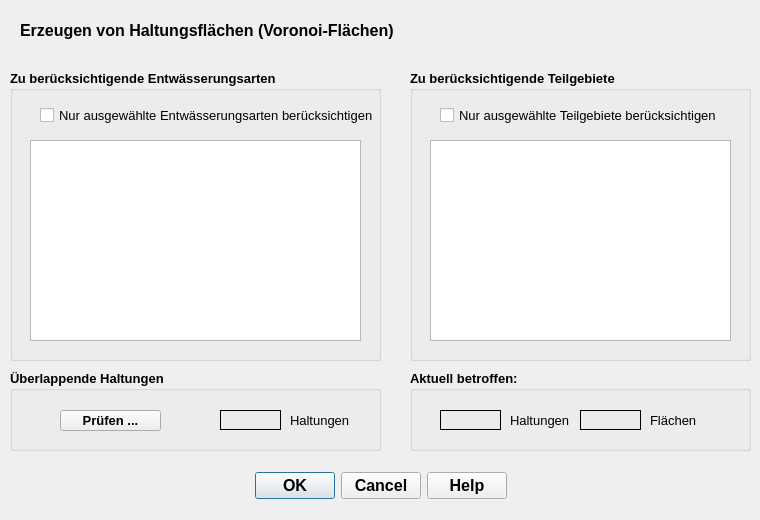
<?xml version="1.0" encoding="UTF-8"?>
<ui version="4.0">
 <class>ImportFromHEDialogBase</class>
 <widget class="QDialog" name="ImportFromHEDialogBase">
  <property name="geometry">
   <rect>
    <x>0</x>
    <y>0</y>
    <width>760</width>
    <height>520</height>
   </rect>
  </property>
  <property name="minimumSize">
   <size>
    <width>760</width>
    <height>520</height>
   </size>
  </property>
  <property name="windowTitle">
   <string>Erzeugen von Haltungsflächen</string>
  </property>
  <property name="windowIcon">
   <iconset>
    <normaloff>../../QKan.png</normaloff>../../QKan.png</iconset>
  </property>
  <widget class="QDialogButtonBox" name="button_box">
   <property name="geometry">
    <rect>
     <x>240</x>
     <y>470</y>
     <width>281</width>
     <height>32</height>
    </rect>
   </property>
   <property name="font">
    <font>
     <family>Tahoma</family>
     <pointsize>12</pointsize>
     <weight>75</weight>
     <bold>true</bold>
    </font>
   </property>
   <property name="toolTip">
    <string>&lt;html&gt;&lt;head/&gt;&lt;body&gt;&lt;p&gt;Erzeugung der Haltungsflächen starten ...&lt;/p&gt;&lt;/body&gt;&lt;/html&gt;</string>
   </property>
   <property name="statusTip">
    <string>Erzeugung der Haltungsflächen starten ...</string>
   </property>
   <property name="orientation">
    <enum>Qt::Horizontal</enum>
   </property>
   <property name="standardButtons">
    <set>QDialogButtonBox::Cancel|QDialogButtonBox::Help|QDialogButtonBox::Ok</set>
   </property>
   <property name="centerButtons">
    <bool>true</bool>
   </property>
  </widget>
  <widget class="QLabel" name="label_3">
   <property name="geometry">
    <rect>
     <x>20</x>
     <y>10</y>
     <width>420</width>
     <height>41</height>
    </rect>
   </property>
   <property name="font">
    <font>
     <family>Tahoma</family>
     <pointsize>12</pointsize>
     <weight>75</weight>
     <bold>true</bold>
    </font>
   </property>
   <property name="text">
    <string>Erzeugen von Haltungsflächen (Voronoi-Flächen)</string>
   </property>
   <property name="textFormat">
    <enum>Qt::RichText</enum>
   </property>
   <property name="wordWrap">
    <bool>true</bool>
   </property>
  </widget>
  <widget class="QLabel" name="lf_warning">
   <property name="geometry">
    <rect>
     <x>100</x>
     <y>350</y>
     <width>191</width>
     <height>21</height>
    </rect>
   </property>
   <property name="font">
    <font>
     <family>Tahoma</family>
     <pointsize>10</pointsize>
     <weight>75</weight>
     <bold>true</bold>
    </font>
   </property>
   <property name="toolTip">
    <string extracomment="Anzahl der abhängig von den Filteroptionen zu berücksichtigenden ganzen Flächen"/>
   </property>
   <property name="statusTip">
    <string extracomment="Anzahl der abhängig von den Filteroptionen zu berücksichtigenden ganzen Flächen"/>
   </property>
   <property name="styleSheet">
    <string notr="true">color: rgb(255, 0, 0);</string>
   </property>
   <property name="text">
    <string/>
   </property>
   <property name="alignment">
    <set>Qt::AlignLeading|Qt::AlignLeft|Qt::AlignTop</set>
   </property>
   <property name="wordWrap">
    <bool>true</bool>
   </property>
  </widget>
  <widget class="QGroupBox" name="groupBox_1">
   <property name="geometry">
    <rect>
     <x>410</x>
     <y>370</y>
     <width>341</width>
     <height>81</height>
    </rect>
   </property>
   <property name="font">
    <font>
     <family>Tahoma</family>
     <pointsize>10</pointsize>
     <weight>75</weight>
     <bold>true</bold>
    </font>
   </property>
   <property name="title">
    <string>Aktuell betroffen:</string>
   </property>
   <widget class="QLabel" name="label_2">
    <property name="geometry">
     <rect>
      <x>100</x>
      <y>40</y>
      <width>81</width>
      <height>20</height>
     </rect>
    </property>
    <property name="font">
     <font>
      <family>Tahoma</family>
      <pointsize>10</pointsize>
      <weight>50</weight>
      <bold>false</bold>
     </font>
    </property>
    <property name="toolTip">
     <string extracomment="Anzahl der abhängig von den Filteroptionen zu berücksichtigenden ganzen Flächen"/>
    </property>
    <property name="statusTip">
     <string extracomment="Anzahl der abhängig von den Filteroptionen zu berücksichtigenden ganzen Flächen"/>
    </property>
    <property name="text">
     <string>Haltungen</string>
    </property>
    <property name="alignment">
     <set>Qt::AlignLeading|Qt::AlignLeft|Qt::AlignVCenter</set>
    </property>
   </widget>
   <widget class="QLabel" name="lf_anzahl_haltungen">
    <property name="geometry">
     <rect>
      <x>30</x>
      <y>40</y>
      <width>61</width>
      <height>20</height>
     </rect>
    </property>
    <property name="font">
     <font>
      <family>Tahoma</family>
      <pointsize>10</pointsize>
      <weight>75</weight>
      <bold>true</bold>
     </font>
    </property>
    <property name="toolTip">
     <string extracomment="Anzahl der abhängig von den Filteroptionen zu berücksichtigenden Haltungen"/>
    </property>
    <property name="statusTip">
     <string extracomment="Anzahl der abhängig von den Filteroptionen zu berücksichtigenden Haltungen"/>
    </property>
    <property name="frameShape">
     <enum>QFrame::Panel</enum>
    </property>
    <property name="text">
     <string/>
    </property>
    <property name="alignment">
     <set>Qt::AlignRight|Qt::AlignTrailing|Qt::AlignVCenter</set>
    </property>
   </widget>
   <widget class="QLabel" name="label_4">
    <property name="geometry">
     <rect>
      <x>240</x>
      <y>40</y>
      <width>81</width>
      <height>20</height>
     </rect>
    </property>
    <property name="font">
     <font>
      <family>Tahoma</family>
      <pointsize>10</pointsize>
      <weight>50</weight>
      <bold>false</bold>
     </font>
    </property>
    <property name="toolTip">
     <string extracomment="Anzahl der abhängig von den Filteroptionen zu berücksichtigenden ganzen Flächen"/>
    </property>
    <property name="statusTip">
     <string extracomment="Anzahl der abhängig von den Filteroptionen zu berücksichtigenden ganzen Flächen"/>
    </property>
    <property name="text">
     <string>Flächen</string>
    </property>
    <property name="alignment">
     <set>Qt::AlignLeading|Qt::AlignLeft|Qt::AlignVCenter</set>
    </property>
   </widget>
   <widget class="QLabel" name="lf_anzahl_flaechen">
    <property name="geometry">
     <rect>
      <x>170</x>
      <y>40</y>
      <width>61</width>
      <height>20</height>
     </rect>
    </property>
    <property name="font">
     <font>
      <family>Tahoma</family>
      <pointsize>10</pointsize>
      <weight>75</weight>
      <bold>true</bold>
     </font>
    </property>
    <property name="toolTip">
     <string extracomment="Anzahl der abhängig von den Filteroptionen zu berücksichtigenden Haltungen"/>
    </property>
    <property name="statusTip">
     <string extracomment="Anzahl der abhängig von den Filteroptionen zu berücksichtigenden Haltungen"/>
    </property>
    <property name="frameShape">
     <enum>QFrame::Panel</enum>
    </property>
    <property name="text">
     <string/>
    </property>
    <property name="alignment">
     <set>Qt::AlignRight|Qt::AlignTrailing|Qt::AlignVCenter</set>
    </property>
   </widget>
  </widget>
  <widget class="QGroupBox" name="groupBox_2">
   <property name="geometry">
    <rect>
     <x>10</x>
     <y>70</y>
     <width>371</width>
     <height>291</height>
    </rect>
   </property>
   <property name="font">
    <font>
     <family>Tahoma</family>
     <pointsize>10</pointsize>
     <weight>75</weight>
     <bold>true</bold>
    </font>
   </property>
   <property name="title">
    <string>Zu berücksichtigende Entwässerungsarten</string>
   </property>
   <widget class="QCheckBox" name="cb_selHalActive">
    <property name="geometry">
     <rect>
      <x>30</x>
      <y>30</y>
      <width>370</width>
      <height>31</height>
     </rect>
    </property>
    <property name="font">
     <font>
      <family>Tahoma</family>
      <pointsize>10</pointsize>
      <weight>50</weight>
      <bold>false</bold>
     </font>
    </property>
    <property name="toolTip">
     <string>&lt;html&gt;&lt;head/&gt;&lt;body&gt;&lt;p&gt;Aktiviert Auswahl. Wenn deaktiviert, werden alle Entwässerungssysteme berücksichtigt&lt;/p&gt;&lt;/body&gt;&lt;/html&gt;</string>
    </property>
    <property name="statusTip">
     <string>Aktiviert Auswahl. Wenn deaktiviert, werden alle Entwässerungssysteme berücksichtigt</string>
    </property>
    <property name="text">
     <string>Nur ausgewählte Entwässerungsarten berücksichtigen</string>
    </property>
   </widget>
   <widget class="QListWidget" name="lw_hal_entw">
    <property name="geometry">
     <rect>
      <x>20</x>
      <y>70</y>
      <width>331</width>
      <height>201</height>
     </rect>
    </property>
    <property name="font">
     <font>
      <family>Tahoma</family>
      <pointsize>10</pointsize>
      <weight>50</weight>
      <bold>false</bold>
     </font>
    </property>
    <property name="toolTip">
     <string extracomment="Auswahl der zu bearbeitenden Haltungen nach Entwässerungssystem. Alle auswählen mit [Strg]+A">&lt;html&gt;&lt;head/&gt;&lt;body&gt;&lt;p&gt;Liste der in den Haltungen verwendeten Entwässerungssysteme./nStrg + Klick ändert Auswahlstatus, Shift + Klick erweitert Auswahlbereich&lt;/p&gt;&lt;/body&gt;&lt;/html&gt;</string>
    </property>
    <property name="statusTip">
     <string extracomment="Auswahl der zu bearbeitenden Haltungen nach Entwässerungssystem. Alle auswählen mit [Strg]+A">Liste der in den Haltungen verwendeten Entwässerungssysteme. Strg + Klick ändert Auswahlstatus, Shift + Klick erweitert Auswahlbereich</string>
    </property>
    <property name="selectionMode">
     <enum>QAbstractItemView::ExtendedSelection</enum>
    </property>
   </widget>
  </widget>
  <widget class="QGroupBox" name="groupBox_3">
   <property name="geometry">
    <rect>
     <x>410</x>
     <y>70</y>
     <width>341</width>
     <height>291</height>
    </rect>
   </property>
   <property name="font">
    <font>
     <family>Tahoma</family>
     <pointsize>10</pointsize>
     <weight>75</weight>
     <bold>true</bold>
    </font>
   </property>
   <property name="title">
    <string>Zu berücksichtigende Teilgebiete</string>
   </property>
   <widget class="QCheckBox" name="cb_selTgbActive">
    <property name="geometry">
     <rect>
      <x>30</x>
      <y>30</y>
      <width>301</width>
      <height>31</height>
     </rect>
    </property>
    <property name="font">
     <font>
      <family>Tahoma</family>
      <pointsize>10</pointsize>
      <weight>50</weight>
      <bold>false</bold>
     </font>
    </property>
    <property name="toolTip">
     <string>&lt;html&gt;&lt;head/&gt;&lt;body&gt;&lt;p&gt;Aktiviert Auswahl. Wenn deaktiviert, werden alle Teilgebiete berücksichtigt&lt;/p&gt;&lt;/body&gt;&lt;/html&gt;</string>
    </property>
    <property name="statusTip">
     <string>Aktiviert Auswahl. Wenn deaktiviert, werden alle Teilgebiete berücksichtigt</string>
    </property>
    <property name="text">
     <string>Nur ausgewählte Teilgebiete berücksichtigen</string>
    </property>
   </widget>
   <widget class="QListWidget" name="lw_teilgebiete">
    <property name="geometry">
     <rect>
      <x>20</x>
      <y>70</y>
      <width>301</width>
      <height>201</height>
     </rect>
    </property>
    <property name="font">
     <font>
      <family>Tahoma</family>
      <pointsize>10</pointsize>
      <weight>50</weight>
      <bold>false</bold>
     </font>
    </property>
    <property name="toolTip">
     <string extracomment="Auswahl der zu bearbeitenden Teilgebiete. Alle auswählen mit [Strg]+A">&lt;html&gt;&lt;head/&gt;&lt;body&gt;&lt;p&gt;Liste der Teilgebiete. Strg + Klick ändert Auswahlstatus, Shift + Klick erweitert Auswahlbereich&lt;/p&gt;&lt;/body&gt;&lt;/html&gt;</string>
    </property>
    <property name="statusTip">
     <string extracomment="Auswahl der zu bearbeitenden Teilgebiete. Alle auswählen mit [Strg]+A">Liste der Teilgebiete. Strg + Klick ändert Auswahlstatus, Shift + Klick erweitert Auswahlbereich</string>
    </property>
    <property name="selectionMode">
     <enum>QAbstractItemView::ExtendedSelection</enum>
    </property>
   </widget>
  </widget>
  <widget class="QGroupBox" name="groupBox_4">
   <property name="geometry">
    <rect>
     <x>10</x>
     <y>370</y>
     <width>371</width>
     <height>81</height>
    </rect>
   </property>
   <property name="font">
    <font>
     <family>Tahoma</family>
     <pointsize>10</pointsize>
     <weight>75</weight>
     <bold>true</bold>
    </font>
   </property>
   <property name="title">
    <string>Überlappende Haltungen</string>
   </property>
   <widget class="QLabel" name="label_5">
    <property name="geometry">
     <rect>
      <x>280</x>
      <y>40</y>
      <width>81</width>
      <height>21</height>
     </rect>
    </property>
    <property name="font">
     <font>
      <family>Tahoma</family>
      <pointsize>10</pointsize>
      <weight>50</weight>
      <bold>false</bold>
     </font>
    </property>
    <property name="toolTip">
     <string extracomment="Anzahl der abhängig von den Filteroptionen zu berücksichtigenden ganzen Flächen"/>
    </property>
    <property name="statusTip">
     <string extracomment="Anzahl der abhängig von den Filteroptionen zu berücksichtigenden ganzen Flächen"/>
    </property>
    <property name="text">
     <string>Haltungen</string>
    </property>
    <property name="alignment">
     <set>Qt::AlignLeading|Qt::AlignLeft|Qt::AlignVCenter</set>
    </property>
   </widget>
   <widget class="QLabel" name="lf_anzahl_ueberlappend">
    <property name="geometry">
     <rect>
      <x>210</x>
      <y>40</y>
      <width>61</width>
      <height>20</height>
     </rect>
    </property>
    <property name="font">
     <font>
      <family>Tahoma</family>
      <pointsize>10</pointsize>
      <weight>75</weight>
      <bold>true</bold>
     </font>
    </property>
    <property name="toolTip">
     <string extracomment="Anzahl der abhängig von den Filteroptionen zu berücksichtigenden Haltungen">&lt;html&gt;&lt;head/&gt;&lt;body&gt;&lt;p&gt;Anzahl kreuzender Haltungen. Bitte verwenden Sie die Plausibilitätsprüfung &amp;quot;Kreuzende Haltungen&amp;quot;, und deaktivieren Sie für jeweils ein der kreuzenden Haltungen das Feld &amp;quot;RW-Anschluss&amp;quot;&lt;/p&gt;&lt;/body&gt;&lt;/html&gt;</string>
    </property>
    <property name="statusTip">
     <string extracomment="Anzahl der abhängig von den Filteroptionen zu berücksichtigenden Haltungen">Anzahl kreuzender Haltungen. Bitte Plausibilitätsprüfung nutzen...</string>
    </property>
    <property name="frameShape">
     <enum>QFrame::Panel</enum>
    </property>
    <property name="text">
     <string/>
    </property>
    <property name="alignment">
     <set>Qt::AlignRight|Qt::AlignTrailing|Qt::AlignVCenter</set>
    </property>
   </widget>
   <widget class="QPushButton" name="pb_ueberlappende_haltungen">
    <property name="geometry">
     <rect>
      <x>50</x>
      <y>40</y>
      <width>101</width>
      <height>21</height>
     </rect>
    </property>
    <property name="font">
     <font>
      <family>Tahoma</family>
      <pointsize>10</pointsize>
      <weight>75</weight>
      <bold>true</bold>
     </font>
    </property>
    <property name="toolTip">
     <string>&lt;html&gt;&lt;head/&gt;&lt;body&gt;&lt;p&gt;Ermittlung der Anzahl kreuzender Haltungen. Die Erstellung von Haltungsflächen funktioniert nur zuverlässig, wenn die Anzahl 0 ist.&lt;/p&gt;&lt;/body&gt;&lt;/html&gt;</string>
    </property>
    <property name="statusTip">
     <string>Anzahl kreuzende Haltung ermitteln</string>
    </property>
    <property name="text">
     <string>Prüfen ...</string>
    </property>
   </widget>
  </widget>
 </widget>
 <resources/>
 <connections>
  <connection>
   <sender>button_box</sender>
   <signal>accepted()</signal>
   <receiver>ImportFromHEDialogBase</receiver>
   <slot>accept()</slot>
   <hints>
    <hint type="sourcelabel">
     <x>265</x>
     <y>205</y>
    </hint>
    <hint type="destinationlabel">
     <x>275</x>
     <y>117</y>
    </hint>
   </hints>
  </connection>
  <connection>
   <sender>button_box</sender>
   <signal>rejected()</signal>
   <receiver>ImportFromHEDialogBase</receiver>
   <slot>reject()</slot>
   <hints>
    <hint type="sourcelabel">
     <x>265</x>
     <y>205</y>
    </hint>
    <hint type="destinationlabel">
     <x>275</x>
     <y>117</y>
    </hint>
   </hints>
  </connection>
 </connections>
</ui>
